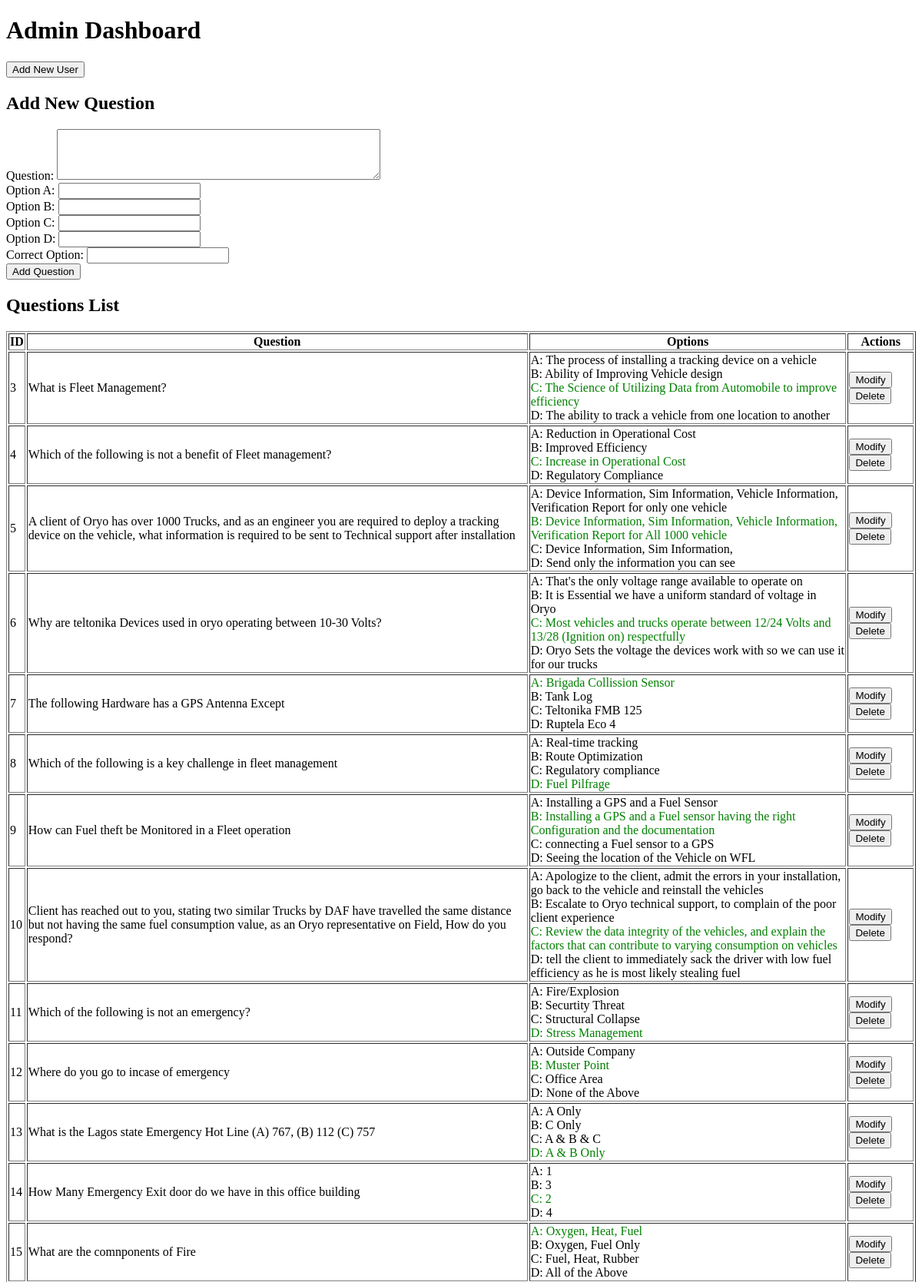
The page /admin (signed in, upper part) on the database its author committed.
### app.py (models this page shows)
class Question(db.Model):
    id = db.Column(db.Integer, primary_key=True)
    text = db.Column(db.String(200), nullable=False)
    option_a = db.Column(db.String(100), nullable=False)
    option_b = db.Column(db.String(100), nullable=False)
    option_c = db.Column(db.String(100), nullable=False)
    option_d = db.Column(db.String(100), nullable=False)
    correct_option = db.Column(db.String(1), nullable=False)

### app.py (the view, shortened to what this page needs)
@app.route('/admin', methods=['GET', 'POST'])
def admin_dashboard():
    if 'user_id' not in session or not session.get('is_admin'):
        return redirect(url_for('login'))
    questions = Question.query.all()
    results = Result.query.all()
    return render_template('admin_dashboard.html', questions=questions, results=results)

### templates/admin_dashboard.html (shortened to what this page needs)
<!DOCTYPE html>
<html lang="en">
<head>
    <link rel="stylesheet" type="text/css" href="{{ url_for('static', filename='css/style.css') }}">
</head>
<body>
    <h1>Admin Dashboard</h1>
    <button onclick="toggleUserForm()">Add New User</button>
    <h2>Add New Question</h2>
    <form action="/admin" method="POST">
        <label for="text">Question:</label>
        <textarea id="text" name="text" rows="4" cols="50" required></textarea><br>
        <label for="option_a">Option A:</label>
        <input type="text" id="option_a" name="option_a" required><br>
        <label for="option_b">Option B:</label>
        <input type="text" id="option_b" name="option_b" required><br>
        <label for="option_c">Option C:</label>
        <input type="text" id="option_c" name="option_c" required><br>
        <label for="option_d">Option D:</label>
        <input type="text" id="option_d" name="option_d" required><br>
        <label for="correct_option">Correct Option:</label>
        <input type="text" id="correct_option" name="correct_option" required><br>
        <button type="submit">Add Question</button>
    </form>
    <h2>Questions List</h2>
<table border="1">
    <tr>
        <th>ID</th>
        <th>Question</th>
        <th>Options</th>
        <th>Actions</th>
    </tr>
    {% for question in questions %}
    <tr>
        <td>{{ question.id }}</td>
        <td>{{ question.text }}</td>
        <td>
            <span {% if question.correct_option == 'A' %} style="color: green;" {% endif %}>
                A: {{ question.option_a }}
            </span><br>
            <span {% if question.correct_option == 'B' %} style="color: green;" {% endif %}>
                B: {{ question.option_b }}
            </span><br>
            <span {% if question.correct_option == 'C' %} style="color: green;" {% endif %}>
                C: {{ question.option_c }}
            </span><br>
            <span {% if question.correct_option == 'D' %} style="color: green;" {% endif %}>
                D: {{ question.option_d }}
            </span>
        </td>
        <td>
            <form action="{{ url_for('modify_question', question_id=question.id) }}" method="get" style="display:inline;">
                <button type="submit">Modify</button>
            </form>
            <form action="{{ url_for('delete_question', question_id=question.id) }}" method="post" style="display:inline;">
                <button type="submit" onclick="return confirm('Are you sure you want to delete this question?')">Delete</button>
            </form>
        </td>
    </tr>
    {% endfor %}
</table>
</body>
</html>

### rows shown on the page
Question: id "3", text "What is Fleet Management?", option_a "The process of installing a tracking device on a vehicle", option_b "Ability of Improving Vehicle design", option_c "The Science of Utilizing Data from Automobile to improve efficiency", option_d "The ability to track a vehicle from one location to another"
Question: id "4", text "Which of the following is not a benefit of Fleet management?", option_a "Reduction in Operational Cost", option_b "Improved Efficiency", option_c "Increase in Operational Cost", option_d "Regulatory Compliance"
Question: id "5", text "A client of Oryo has over 1000 Trucks, and as an engineer you are required to deploy a tracking device on the vehicle, what information is required to be sent to Technical support after installation", option_a "Device Information, Sim Information, Vehicle Information, Verification Report for only one vehicle", option_b "Device Information, Sim Information, Vehicle Information, Verification Report for All 1000 vehicle", option_c "Device Information, Sim Information,", option_d "Send only the information you can see"
Question: id "6", text "Why are teltonika Devices used in oryo operating between 10-30 Volts?", option_a "That's the only voltage range available to operate on", option_b "It is Essential we have a uniform standard of voltage in Oryo", option_c "Most vehicles and trucks operate between 12/24 Volts and 13/28 (Ignition on) respectfully", option_d "Oryo Sets the voltage the devices work with so we can use it for our trucks"
Question: id "7", text "The following Hardware has a GPS Antenna Except", option_a "Brigada Collission Sensor", option_b "Tank Log", option_c "Teltonika FMB 125", option_d "Ruptela Eco 4"
Question: id "8", text "Which of the following is a key challenge in fleet management", option_a "Real-time tracking", option_b "Route Optimization", option_c "Regulatory compliance", option_d "Fuel Pilfrage"
Question: id "9", text "How can Fuel theft be Monitored in a Fleet operation", option_a "Installing a GPS and a Fuel Sensor", option_b "Installing a GPS and a Fuel sensor having the right Configuration and the documentation", option_c "connecting a Fuel sensor to a GPS", option_d "Seeing the location of the Vehicle on WFL"
Question: id "10", text "Client has reached out to you, stating two similar Trucks by DAF have travelled the same distance but not having the same fuel consumption value, as an Oryo representative on Field, How do you respond?", option_a "Apologize to the client, admit the errors in your installation, go back to the vehicle and reinstall the vehicles", option_b "Escalate to Oryo technical support, to complain of the poor client experience", option_c "Review the data integrity of the vehicles, and explain the factors that can contribute to varying consumption on vehicles", option_d "tell the client to immediately sack the driver with low fuel efficiency as he is most likely stealing fuel"
Question: id "11", text "Which of the following is not an emergency?", option_a "Fire/Explosion", option_b "Securtity Threat", option_c "Structural Collapse", option_d "Stress Management"
Question: id "12", text "Where do you go to incase of emergency", option_a "Outside Company", option_b "Muster Point", option_c "Office Area", option_d "None of the Above"
Question: id "13", text "What is the Lagos state Emergency Hot Line (A) 767, (B) 112 (C) 757", option_a "A Only", option_b "C Only", option_c "A & B & C", option_d "A & B Only"
Question: id "14", text "How Many Emergency Exit door do we have in this office building", option_a "1", option_b "3", option_c "2", option_d "4"
Question: id "15", text "What are the comnponents of Fire", option_a "Oxygen, Heat, Fuel", option_b "Oxygen, Fuel Only", option_c "Fuel, Heat, Rubber", option_d "All of the Above"
